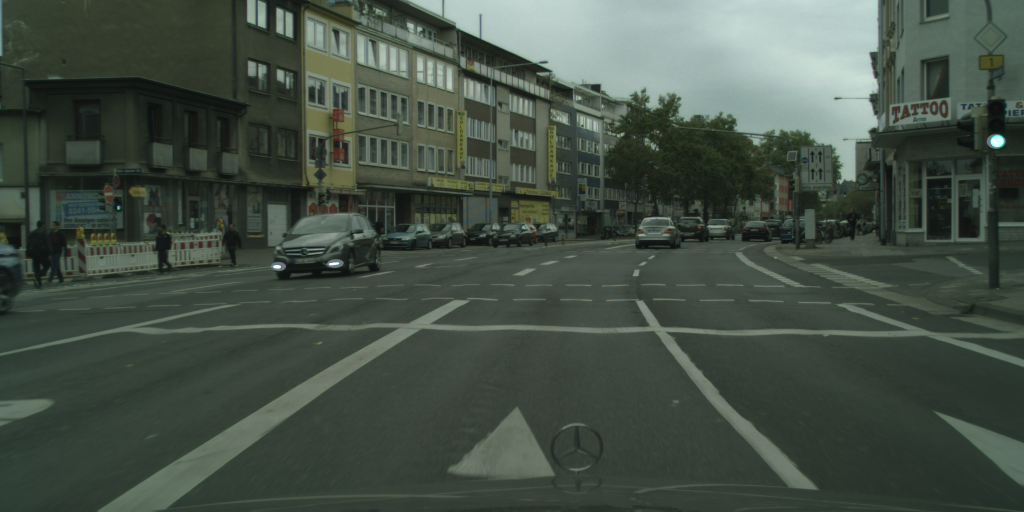
#> input picture resources/aachen_000004_000019_leftImg8bit.png, 2048 x 1024 px (shown at 1/2 size); its folder holds only this picture in this run
$ python 'part_1(1).py' --image resources/aachen_000004_000019_leftImg8bit.png --dir resources
#> lines starting #> are read from the running program, lines starting #| are printed output that depends on the picture; after the words box and inside, x2 and y2 are one past the last pixel; in counts of white or black regions, pixels touching at a corner belong together
#> in test_find_tfl_lights, image is the input picture: PIL image 2048x1024 RGB; mean R, G, B 68.2, 79.7, 69.6
import os
from typing import List, Optional, Union, Dict, Tuple, Any
import json
import argparse
from pathlib import Path
import pandas as pd
import numpy as np
from scipy.ndimage import maximum_filter
from scipy.signal import convolve
from PIL import Image
import cv2
import matplotlib.pyplot as plt
from scipy.spatial.distance import pdist
from sklearn.cluster import DBSCAN
from datetime import datetime

# if you wanna iterate over multiple files and json, the default source folder name is this.
DEFAULT_BASE_DIR: str = 'resources'

# The label we wanna look for in the polygons json file
TFL_LABEL = ['traffic light']

POLYGON_OBJECT = Dict[str, Union[str, List[int]]]
RED_X_COORDINATES = List[int]
RED_Y_COORDINATES = List[int]
GREEN_X_COORDINATES = List[int]
GREEN_Y_COORDINATES = List[int]

SEQ: str = 'seq'  # The image seq number -> for tracing back the original image
IS_TRUE: str = 'is_true'  # Is it a traffic light or not.
IGNOR: str = 'is_ignore'  # If it's an unusual crop (like two tfl's or only half etc.) that you can just ignore it and
# investigate the reason after
CROP_PATH: str = 'path'
X0: str = 'x0'  # The bigger x value (the right corner)
X1: str = 'x1'  # The smaller x value (the left corner)
Y0: str = 'y0'  # The smaller y value (the lower corner)
Y1: str = 'y1'  # The bigger y value (the higher corner)
COL: str = 'col'
SEQ_IMAG: str = 'seq_imag'  # Serial number of the image
GTIM_PATH: str = 'gtim_path'
X: str = 'x'
Y: str = 'y'
COLOR: str = 'color'
CROP_RESULT: List[str] = [SEQ, IS_TRUE, IGNOR, CROP_PATH, X0, X1, Y0, Y1, COL]

# Files path
BASE_SNC_DIR: Path = Path.cwd().parent
DATA_DIR: Path = (BASE_SNC_DIR / 'data')
CROP_DIR: Path = DATA_DIR / 'crops'
ATTENTION_PATH: Path = DATA_DIR / 'attention_results'

CROP_CSV_NAME: str = 'crop_results.csv'  # result CSV name

RED_LIGHT = 'red'
GREEN_LIGHT = 'green'
TIMESTAMP_FORMAT = "%Y%m%d%H%M%S"


def create_color_masks(image: np.ndarray) -> Tuple[np.ndarray, np.ndarray]:
    """
    Create color masks for red and green colors in the image.

    Args:
        image (np.ndarray): The input image as a NumPy array.

    Returns:
        Tuple[np.ndarray, np.ndarray]: The red and green masks.
    """
    # Convert the image to HSV color space
    hsv_image = cv2.cvtColor(image, cv2.COLOR_RGB2HSV)
#> hsv_image: shape (1024, 2048, 3); mean H, S, V 63.2, 47.1, 79.8

    # Define red and green traffic lights RGB values
    red_lights_rgb = [(255, 98, 29), (157, 63, 45), (255, 211, 106), (255, 195, 164), (229, 119, 118)]
    green_lights_rgb = [(0, 255, 255), (0, 204, 204), (144, 238, 144), (0, 173, 220), (88, 218, 208)]

    # Convert the RGB values to HSV
    red_lights_hsv = [cv2.cvtColor(np.uint8([[rgb]]), cv2.COLOR_RGB2HSV)[0][0] for rgb in red_lights_rgb]
    green_lights_hsv = [cv2.cvtColor(np.uint8([[rgb]]), cv2.COLOR_RGB2HSV)[0][0] for rgb in green_lights_rgb]

    # Define lower and upper bounds for red and green colors
    lower_red, upper_red = np.min(red_lights_hsv, axis=0), np.max(red_lights_hsv, axis=0)
    lower_green, upper_green = np.min(green_lights_hsv, axis=0), np.max(green_lights_hsv, axis=0)

    # Create masks for red and green colors
    red_mask = cv2.inRange(hsv_image, lower_red, upper_red)
#> red_mask: shape (1024, 2048); every value is 0
    green_mask = cv2.inRange(hsv_image, lower_green, upper_green)
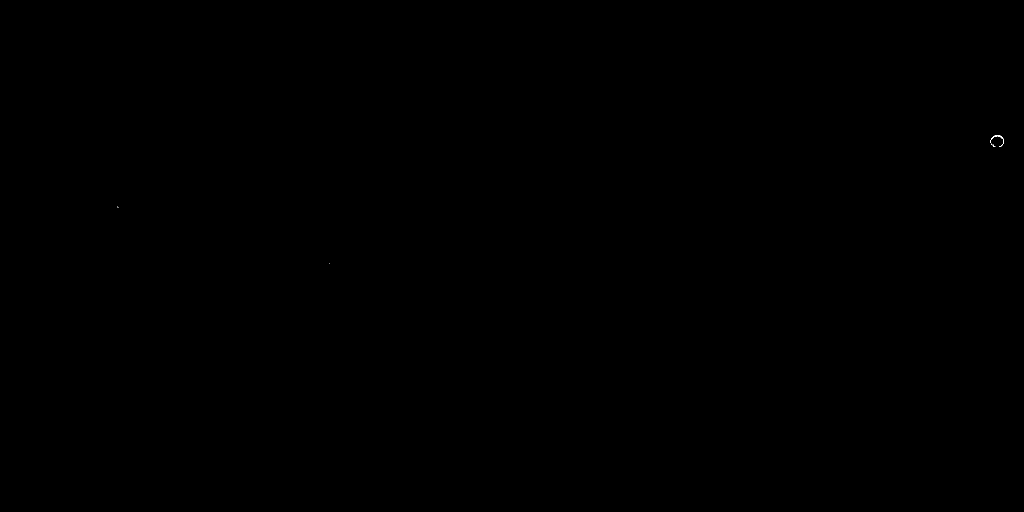
#> green_mask: shape (1024, 2048) (shown at 1/2 size); 0.01% white in thin lines or dots, all inside (x1, y1, x2, y2) = (235, 270, 2008, 527)

    return red_mask, green_mask


def high_pass_filter(image: np.ndarray, kernel_size: Tuple[int, int] = (11, 11), sigma: float = 3.0) -> np.ndarray:
    """
    Apply a Gaussian high-pass filter to the input image to enhance edges and details.
    Args:
        image (np.ndarray): The input image as a NumPy array.
        kernel_size (Tuple[int, int]): The size of the Gaussian kernel. The larger the kernel, the more the image will be blurred.
        sigma (float): The standard deviation for Gaussian kernel. The higher sigma, the more the image will be blurred.
    Returns:
        np.ndarray: The filtered image.
    """
#> called with kernel_size = (11, 11), sigma = 3

    # Apply Gaussian blur to the image
    low_pass = cv2.GaussianBlur(image, kernel_size, sigma)

    # Subtract the low-pass filtered image from the original image and add 20 offset
    high_pass = image - low_pass + 20
#> high_pass: shape (1024, 2048); every value is 20

    # Ensure that the values are in the valid range 0-255
    high_pass = np.clip(high_pass, 0, 255)

    return high_pass.astype(np.float64)
#> returned value: shape (1024, 2048) float64; every value is 20


def filter_edge_points(x_coords, y_coords, width, height, diameters, margin=5):
    """
    Filter out the points near the edges of the image.

    Args:
        x_coords, y_coords: The x and y coordinates.
        width, height: The dimensions of the image.
        margin: The margin size to consider as an edge.

    Returns:
        filtered_x, filtered_y: The filtered x and y coordinates.
    """
    filtered_x = []
    filtered_y = []
    filtered_diameters = []
    for x, y, diameter in zip(x_coords, y_coords, diameters):
        if margin < x < width - margin and margin < y < height - margin:
            filtered_x.append(x)
            filtered_y.append(y)
            filtered_diameters.append(diameter)
    return filtered_x, filtered_y, filtered_diameters


# TFL detection function
def apply_filters_and_threshold(image_mask, percentile=99.9):
    """
    Apply high-pass filters and threshold the convolved image.

    Args:
        image_mask (np.ndarray): The input color mask.
        percentile (float): Percentile for thresholding.

    Returns:
        np.ndarray: The thresholded and filtered image.
    """
    kernel = np.array([
        [-1, -1, -1, -1, -1],
        [-1, 1, 2, 1, -1],
        [-1, 2, 4, 2, -1],
        [-1, 1, 2, 1, -1],
        [-1, -1, -1, -1, -1]
    ])
    edges = high_pass_filter(image_mask)
    convolved = convolve(edges.astype(np.float64), kernel, "same")
    threshold = convolved > np.percentile(convolved, percentile)
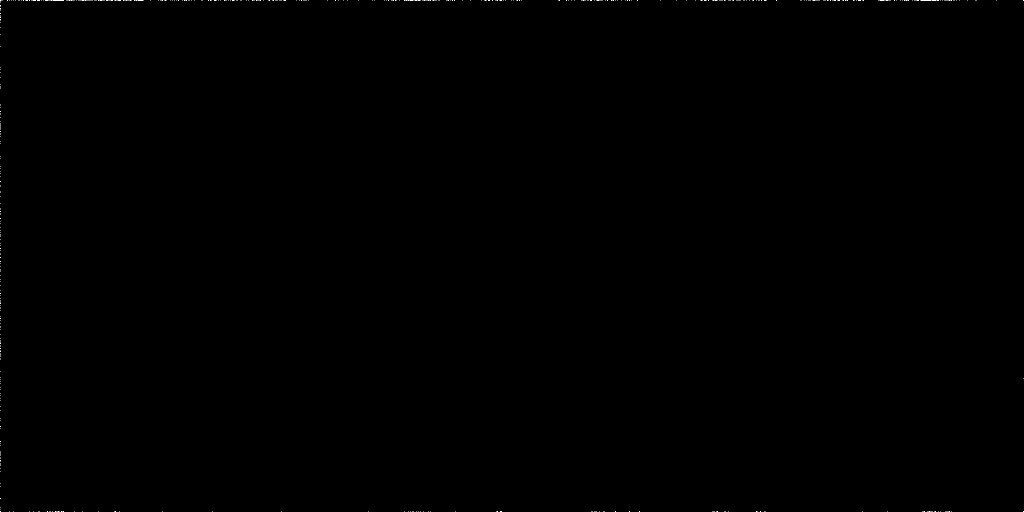
#> threshold: shape (1024, 2048) bool (shown at 1/2 size); 0.04% white in thin lines or dots
    filtered = maximum_filter(threshold, 5)
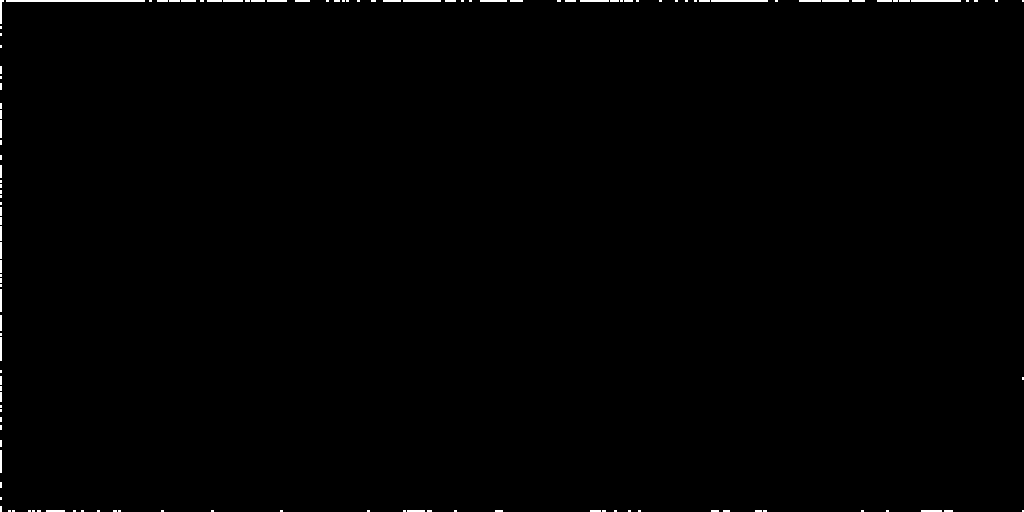
#> filtered: shape (1024, 2048) bool (shown at 1/2 size); 0.45% white; 166 white regions (2 under 20 px), largest, box (x1, y1, x2, y2) and area: (131, 0, 289, 4) 632, (35, 0, 130, 4) 380, (1822, 0, 1916, 4) 376
    return filtered


def cluster_and_find_centroids(x_coords, y_coords, eps=5, min_samples=2):
    """
    Cluster the given coordinates and find the centroids.

    Args:
        x_coords, y_coords: The x and y coordinates.
        eps: The maximum distance between two samples for one to be considered as in the neighborhood of the other.
        min_samples: The number of samples in a neighborhood for a point to be considered as a core point.

    Returns:
        centroids_x, centroids_y: The x and y coordinates of the centroids.
    """
    coordinates = np.column_stack((x_coords, y_coords))
    if len(coordinates) == 0:
        return [], []

    clustering = DBSCAN(eps=eps, min_samples=min_samples).fit(coordinates)
    labels = clustering.labels_

    centroids_x = []
    centroids_y = []
    diameters = []

    for cluster_label in set(labels):
        if cluster_label == -1:  # Ignore noise
            continue

        cluster_points = coordinates[labels == cluster_label]
        centroid_x = np.mean(cluster_points[:, 0])
        centroid_y = np.mean(cluster_points[:, 1])
        centroids_x.append(centroid_x)
        centroids_y.append(centroid_y)

        if len(cluster_points) > 1:
            pairwise_distances = pdist(cluster_points)
            diameter = np.max(pairwise_distances)
            diameters.append(diameter)

    return centroids_x, centroids_y, diameters  # , farthest_averages_x, farthest_averages_y


def find_tfl_coordinates(color_mask):
    """
    Find traffic light coordinates for a specific color mask.
    Args:
        color_mask (np.ndarray): The color mask.
    Returns:
        x, y: The x and y coordinates of the detected traffic lights.
    """
    filtered_mask = apply_filters_and_threshold(color_mask)
    y, x = np.nonzero(filtered_mask)
#> y = 9448 values from 0 to 1023; x = 9448 values, max 2047 at index 1372, min 0 at index 0, mean 695
    diameters = []
    centroids_x, centroids_y, diameters = cluster_and_find_centroids(x, y)
#> (the rest of the program and of its run is left out)
